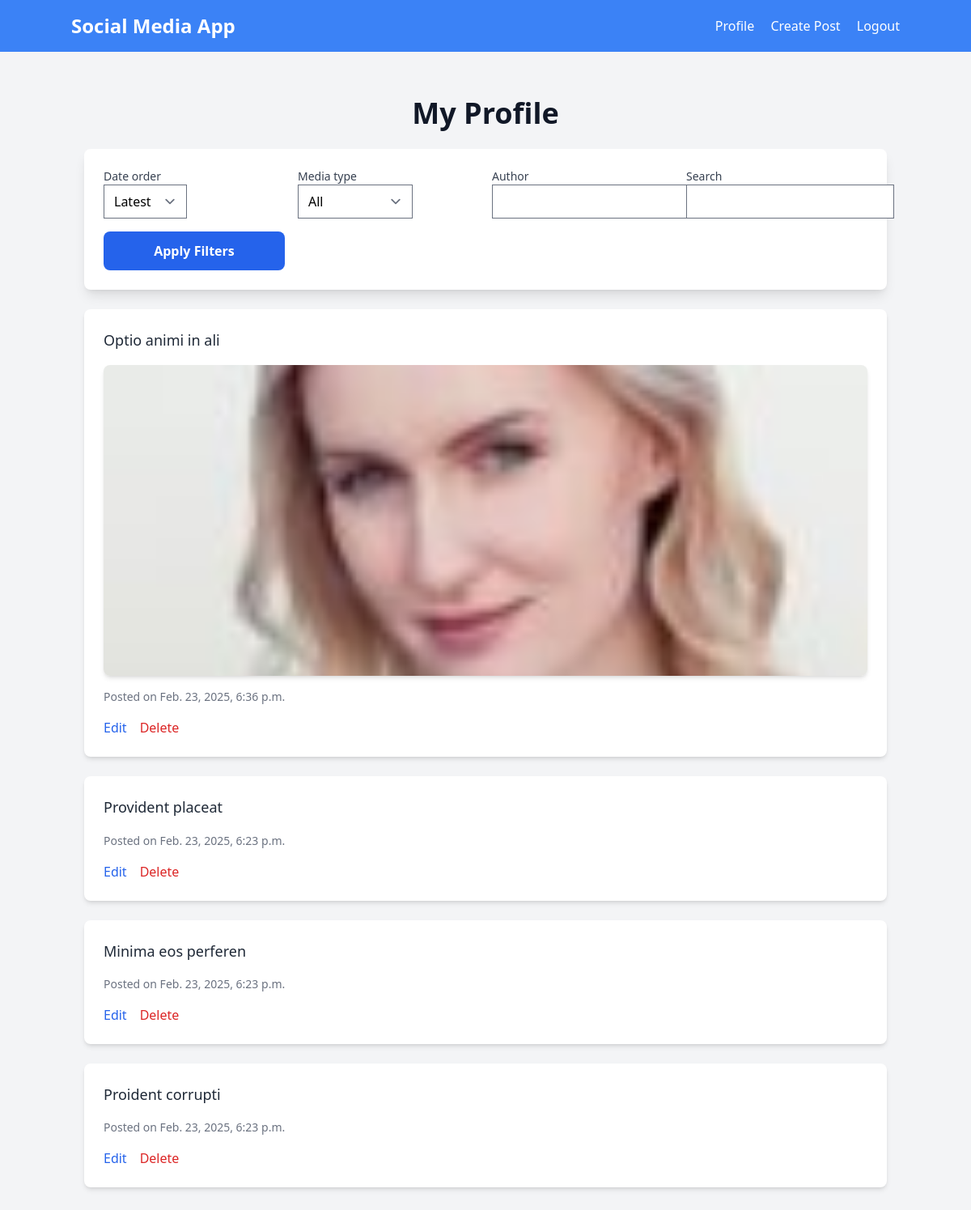
The page /profile/ (signed in) on the database as committed earlier.
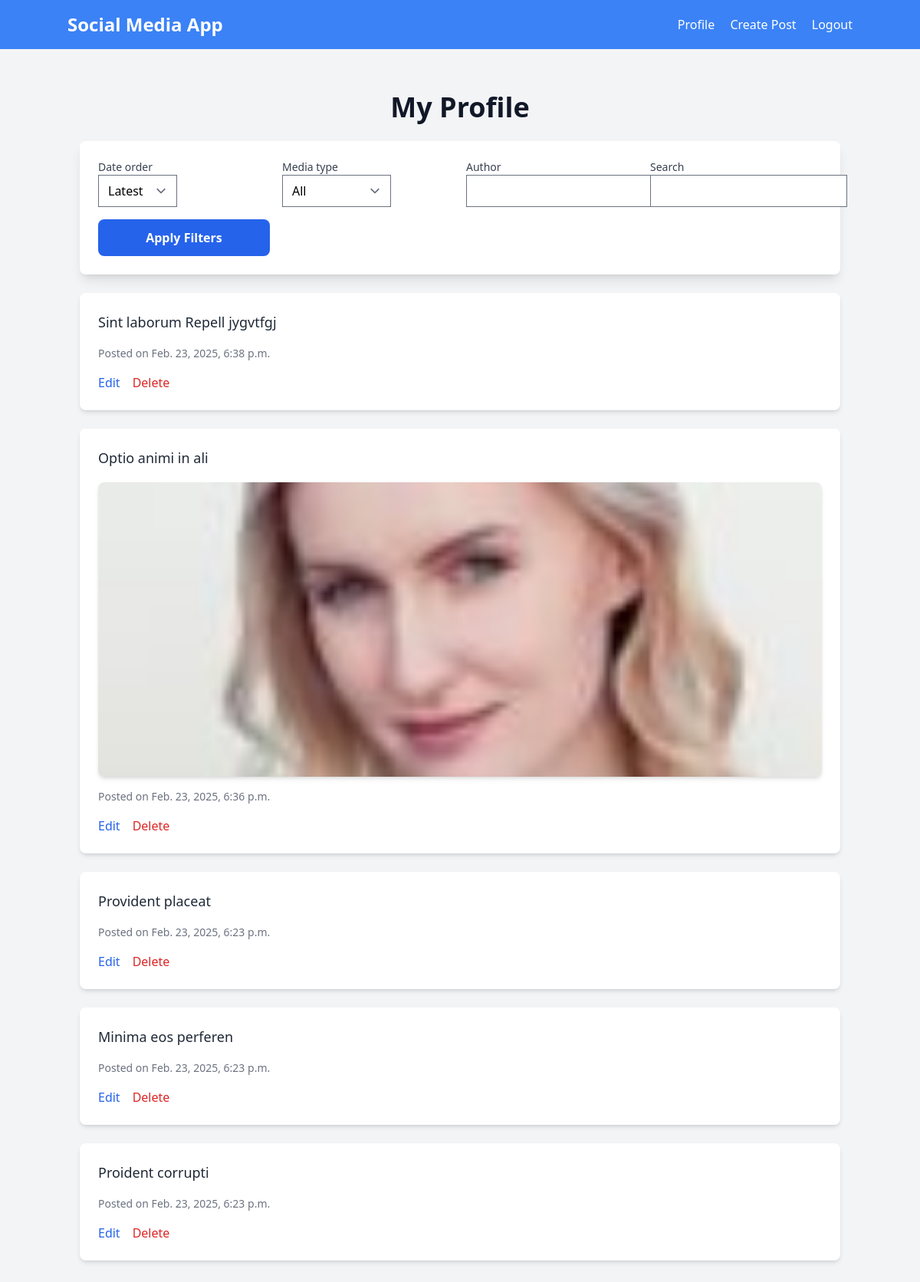
The same page on the database as committed later.
### posts/models.py (models this page shows, shortened)
class Post(models.Model):
    user = models.ForeignKey(User, on_delete=models.CASCADE)
    content = models.TextField()
    image = models.ImageField(upload_to='post_images/', blank=True, null=True)
    created_at = models.DateTimeField(auto_now_add=True)
    updated_at = models.DateTimeField(auto_now=True)

### posts/views.py (the view)
# urls.py: path('profile/', views.profile, name='profile'),
@login_required
def profile(request):
    posts = Post.objects.filter(user=request.user)
    form = PostFilterForm(request.GET)
    if form.is_valid():
        date_order = form.cleaned_data['date_order']
        media_type = form.cleaned_data['media_type']
        search = form.cleaned_data['search']
        if date_order == 'oldest':
            posts = posts.order_by('created_at')
        else:
            posts = posts.order_by('-created_at')
        if media_type == 'text':
            posts = posts.filter(image='')
        elif media_type == 'image':
            posts = posts.exclude(image='')
        if search:
            posts = posts.filter(content__icontains=search)
    context = {
        'posts': posts,
        'form': form,
    }
    return render(request, 'posts/profile.html', context)

### posts/forms.py
class PostFilterForm(forms.Form):
    date_order = forms.ChoiceField(choices=[('latest', 'Latest'), ('oldest', 'Oldest')], required=False)
    media_type = forms.ChoiceField(choices=[('all', 'All'), ('text', 'Text Only'), ('image', 'With Image')], required=False)
    author = forms.CharField(required=False)
    search = forms.CharField(required=False)

### posts/templates/posts/profile.html
{% extends 'base.html' %}
{% block content %}
<div class="container mx-auto px-4 py-6">
    <h1 class="text-4xl font-extrabold text-gray-900 mb-6 text-center">My Profile</h1>
    <div class="bg-white shadow-lg rounded-lg p-6 mb-6">
        <form method="get" class="grid grid-cols-1 md:grid-cols-4 gap-4 items-end">
            {% for field in form %}
                <div>
                    <label class="block text-sm font-medium text-gray-700">{{ field.label }}</label>
                    {{ field }}
                </div>
            {% endfor %}
            <button type="submit" class="bg-blue-600 hover:bg-blue-700 text-white font-bold py-3 px-6 rounded-lg transition duration-300 w-full">
                Apply Filters
            </button>
        </form>
    </div>
    {% for post in posts %}
        <div class="bg-white shadow-md rounded-lg p-6 mb-6 hover:shadow-xl transition duration-300">
            <p class="text-gray-800 text-lg leading-relaxed">{{ post.content }}</p>
            {% if post.image %}
                <div class="mt-4">
                    <img src="{{ post.image.url }}" alt="Post image" class="rounded-lg w-full max-h-96 object-cover shadow-md">
                </div>
            {% endif %}
            <p class="text-sm text-gray-500 mt-4">Posted on {{ post.created_at }}</p>
            <div class="mt-4 flex space-x-4">
                <a href="{% url 'edit_post' post.id %}" class="text-blue-600 hover:text-blue-800 font-medium transition duration-300">Edit</a>
                <a href="{% url 'delete_post' post.id %}" class="text-red-600 hover:text-red-800 font-medium transition duration-300">Delete</a>
            </div>
        </div>
    {% empty %}
        <div class="text-center text-gray-500 text-lg">
            <p>No posts found.</p>
        </div>
    {% endfor %}
</div>
{% endblock %}

Rows that differ between the two databases and show on the page:
added Post: content "Sint laborum Repell jygvtfgj", created_at "Feb. 23, 2025, 6:38 p.m."
